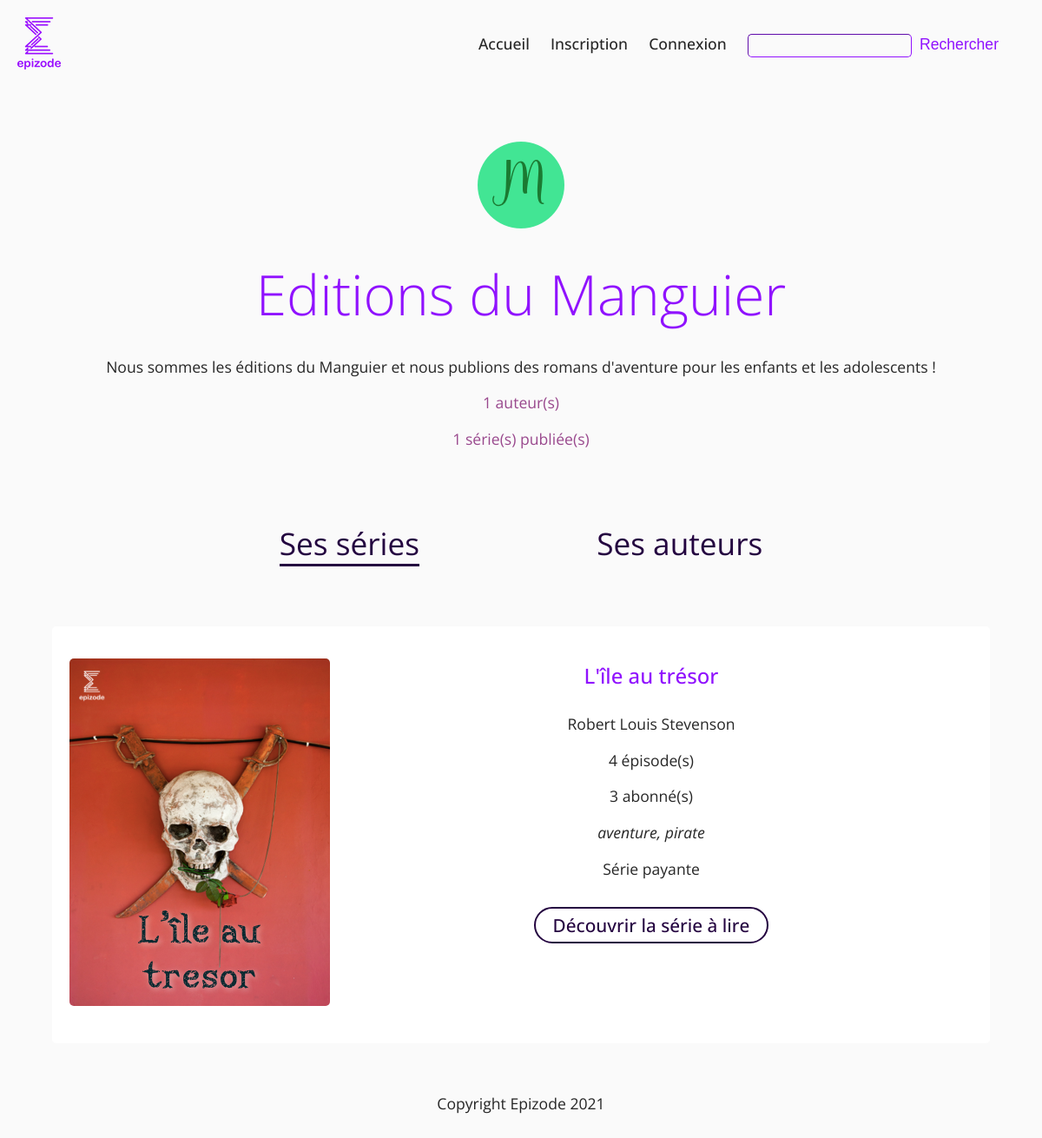
Screenshot of /index.php?action=displayMember&idmember=31 with the database file from the repository.
### tables this page shows
CREATE TABLE `members` (
  `id` int(11) NOT NULL,
  `pseudo` varchar(255) NOT NULL,
  `email` varchar(255) NOT NULL,
  `password` varchar(255) NOT NULL,
  `type` enum('admin','publisher','user') NOT NULL DEFAULT 'user',
  `date_subscription` datetime NOT NULL DEFAULT CURRENT_TIMESTAMP,
  `description` longtext,
  `coins_number` int(11) DEFAULT NULL,
  `gender` enum('male','female') DEFAULT NULL,
  `surname` varchar(45) DEFAULT NULL,
  `name` varchar(45) DEFAULT NULL,
  `company_name` varchar(200) DEFAULT NULL,
  `address` longtext,
  `zipcode` varchar(20) DEFAULT NULL,
  `city` varchar(45) DEFAULT NULL,
  `country` varchar(45) DEFAULT NULL,
  `birthdate` datetime DEFAULT NULL,
  `id_avatar` int(11) DEFAULT '1',
  `id_logo` int(11) DEFAULT '9',
  `confirmation` enum('waiting','confirmed') NOT NULL DEFAULT 'confirmed',
  `token` varchar(255) DEFAULT NULL
);

CREATE TABLE `images` (
  `id` int(11) NOT NULL,
  `name` varchar(45) NOT NULL,
  `type` enum('avatar','publisher','cover','admin') NOT NULL,
  `alt` varchar(200) NOT NULL,
  `url` varchar(200) NOT NULL
);

CREATE TABLE `logos` (
  `id` int(11) NOT NULL,
  `id_logo` int(11) NOT NULL,
  `name` varchar(45) NOT NULL
);

CREATE TABLE `series` (
  `id` int(11) NOT NULL,
  `title` varchar(100) NOT NULL,
  `summary` longtext NOT NULL,
  `date_publication` datetime NOT NULL DEFAULT CURRENT_TIMESTAMP,
  `date_modification` datetime NOT NULL DEFAULT CURRENT_TIMESTAMP,
  `id_member` int(11) NOT NULL,
  `pricing_status` enum('free','paying') NOT NULL,
  `publishing_status` enum('published','inprogress','deleted','banned') NOT NULL DEFAULT 'inprogress',
  `authors_right` enum('public','CC','CC1','CC2','CC3','CC4','CC5','reserved') NOT NULL DEFAULT 'public',
  `id_cover` int(11) DEFAULT '253',
  `publisher_author` varchar(200) DEFAULT NULL,
  `publisher_author_description` longtext,
  `meta_description` varchar(160) DEFAULT '''Découvrez le contenu de votre série en exclusivité sur Epizode ! Des séries originales et passionnantes à lire partout, à tout moment !'''
);

### src/Model/MembersManager.php (called while the page is built, shortened)
<?php
class MembersManager extends Manager
{
	public function getMemberPublicData($idmember)
	{
		$db = $this->dbConnect();
		$req = $db->prepare('SELECT m.id AS "id", ia.url AS "avatar", ia.alt AS "altavatar", il.url AS "logo", il.alt AS "altlogo", l.name AS "name", m.pseudo AS "pseudo", m.description AS "description", m.type as "type", COUNT(DISTINCT has.id_series) AS "numberSubscriptions", COUNT(DISTINCT s.id) AS "numberWritings", COUNT(DISTINCT s.publisher_author) AS "numberAuthors", m.date_subscription AS "subscriptionDate" FROM members m LEFT JOIN avatars a ON a.id = m.id_avatar LEFT JOIN images ia ON ia.id = a.id_avatar LEFT JOIN logos l ON l.id = m.id_logo LEFT JOIN images il ON il.id = l.id_logo LEFT JOIN series s ON s.id_member = m.id LEFT JOIN series_has_members_subscription has ON has.id_member = m.id WHERE s.publishing_status = "published" AND m.id = ?');
		$req->execute(array($idmember));
		$userPublicData = $req->fetch();
		return $userPublicData;
	}
	public function getAllPublicSeriesMember($idmember)
	{
		$db = $this->dbConnect();
		$req = $db->prepare('SELECT s.id AS "id", ic.url AS "cover", ic.alt AS "altcover", s.title AS "title", m.pseudo AS "member", l.name AS "publisher", s.publisher_author AS "author_publisher", ia.url AS "avatar", ia.alt AS "altavatar", il.url AS "logo", il.alt AS "altlogo", COUNT(DISTINCT e.id) AS "numberEpisodes", COUNT(DISTINCT sub.id_member) AS "numberSubscribers", GROUP_CONCAT(DISTINCT t.name SEPARATOR ", ") AS "tags", s.publishing_status AS "publishing", m.type AS "type", s.pricing_status AS "pricing" FROM series s LEFT JOIN episodes e ON e.id_series = s.id LEFT JOIN members m ON m.id = s.id_member LEFT JOIN series_has_tags h ON h.id_series = s.id LEFT JOIN tags t ON t.id = h.id_tag LEFT JOIN covers c ON c.id = s.id_cover LEFT JOIN images ic ON ic.id = c.id_cover LEFT JOIN avatars a ON a.id = m.id_avatar LEFT JOIN images ia ON ia.id = a.id_avatar LEFT JOIN logos l ON l.id = m.id_logo LEFT JOIN images il ON il.id = l.id_logo LEFT JOIN series_has_members_subscription sub ON sub.id_series = s.id WHERE s.publishing_status = "published" AND m.id = ? GROUP BY s.id');
	    $req->execute(array($idmember));
		$getAllPublicSeriesMember = $req->fetchAll();
	    return $getAllPublicSeriesMember;
	}
}

### src/View/frontend/displayMemberView.php (the view, shortened to what this page needs)
<section id="member-info">
    <?php
    if($userPublicData['type'] == "user")
    {
    ?>
        <p><img src="<?php echo $userPublicData['avatar']; ?>" alt="<?php echo $userPublicData['altavatar']; ?>"/></p>
        <h1 <?php if(strlen($userPublicData['pseudo']) >= 30 AND strlen($userPublicData['pseudo']) <= 70){ echo "class=medium-title";}elseif(strlen($userPublicData['pseudo']) > 70){ echo "class=big-title";}?>><?php echo $userPublicData['pseudo']; ?></h1>
        <?php
        if(isset($userPublicData['description']))
        {
        ?>
            <p><?php echo $userPublicData['description']; ?></p>
        <?php
        }else{
        ?>
            <p class="no">Pas de description</p>
        <?php
        }
        ?>
        <p class="member-info__counts"><?php echo $userPublicData['numberSubscriptions']; ?> abonnement(s)</p>
        <p class="member-info__counts"><?php echo $userPublicData['numberWritings']; ?> série(s) publiée(s)</p>
    <?php
    }elseif($userPublicData['type'] == "publisher"){
    ?>
        <p><img class="logo" src="<?php echo $userPublicData['logo']; ?>" alt="<?php echo $userPublicData['altlogo']; ?>"/></p>
        <h1 <?php if(strlen($userPublicData['name']) >= 30 AND strlen($userPublicData['name']) <= 70){ echo "class=medium-title";}elseif(strlen($userPublicData['name']) > 70){ echo "class=big-title";}?>><?php echo $userPublicData['name']; ?></h1>
        <?php
        if(isset($userPublicData['description']))
        {
        ?>
            <p><?php echo $userPublicData['description']; ?></p>
        <?php
        }else{
        ?>
            <p class="no">Pas de description</p>
        <?php
        }
        ?>
        <p class="member-info__counts"><?php echo $userPublicData['numberAuthors']; ?> auteur(s)</p>
        <p class="member-info__counts"><?php echo $userPublicData['numberWritings']; ?> série(s) publiée(s)</p>
    <?php
    }
    ?>
</section>
<nav>
    <ul class="menu__second">
        <li class="elementTab" data-index="1"><p><span>Ses séries</span></p></li>
        <?php
        if($userPublicData['type'] == "user")
        {
        ?>
        	<li class="elementTab" data-index="2"><p><span>Ses lectures</span></p></li>
        <?php
        }elseif($userPublicData['type'] == "publisher"){
        ?>
       		<li class="elementTab" data-index="2"><p><span>Ses auteurs</span></p></li>
       	<?php
       	}
       	?>
    </ul>
</nav>
<section class="elementContent figure-bloc section-internal" data-tab="1">
<?php
    if($getAllPublicSeriesMember != NULL)
    {
    ?>
        <ul>
            <?php
            foreach ($getAllPublicSeriesMember as $allSeriesMember)
            {
                if($allSeriesMember['publishing'] == "published")
                {
                ?>
                    <li>
                        <figure>
                            <p><img class="cover" src="<?php echo $allSeriesMember['cover']; ?>" alt="<?php echo $allSeriesMember['altcover']; ?>"/></p>
                            <figcaption>
                                <h3><?php echo $allSeriesMember['title']; ?></h3>
                                <?php
                                if($allSeriesMember['type'] === "publisher")
                                {
                                ?>
                                    <p><?php echo $allSeriesMember['author_publisher']; ?></p>
                                <?php
                                }
                                ?>
                                <p><?php echo $allSeriesMember['numberEpisodes']; ?> épisode(s)</p>
                                <p><?php echo $allSeriesMember['numberSubscribers']; ?> abonné(s)</p>
                                <p class="tags"><?php echo $allSeriesMember['tags']; ?></p>
                                <?php
                                if($allSeriesMember['type'] === "publisher")
                                {
                                ?>
                                    <p>Série payante</p>
                                <?php
                                }
                                ?>
                                <br />
                                <div><a class="btn btn-purple" href="index.php?action=displaySeries&idseries=<?php echo $allSeriesMember['id']; ?>">Découvrir la série à lire</a></div>
                            </figcaption>
                        </figure>
                    </li>
                <?php
                }
            }
            ?>
        </ul>
    <?php
    }else{
    ?>
        <p class="no">Il n'y a pas encore de série publiée !</p>
    <?php
    }
    ?>
</section>
<?php $body_content = ob_get_clean();
require('./src/View/template.php');
?>

### public/css/style.css (style rules this page uses)
body { margin: 0; padding: 0; color: #262626; background-color: #FAFAFA; font-family: "Open Sans", sans-serif; }
section { padding: 20px 60px; margin: 20px 0px; }
.section-internal { margin-bottom: 0px !important; }
h1 { font-family: "Open Sans", sans-serif; color: #9012FE; font-size: 4em; font-weight: 300; padding: 10px 0px; text-align: center; }
h3, h4 { font-family: "Open Sans", sans-serif; color: #262626; font-size: 1.5em; font-weight: 300; padding: 10px 0px; }
p { font-size: 1.1em; font-weight: 400; }
a { color: #240440; text-decoration: none; font-weight: 500; }
ul { list-style: none; padding: 0px; }
.btn, .cta { border: 2px #9012FE solid; border-radius: 50px; padding: 5px 20px; background-color: transparent; color: #9012FE; font-size: 1.3em; font-weight: 500; }
.btn-purple, .cta-purple { color: #240440; border-color: #240440; }
.figure-bloc { background-color: #FAFAFA; margin: 0 0 50px 0; }
.figure-bloc figure { display: flex; flex-direction: row; justify-content: flex-start; margin: 0; }
.figure-bloc figure .cover { width: 300px; height: 400px; }
.figure-bloc figcaption { color: #262626; font-weight: 300; margin-left: 20px; margin-right: 20px; margin-bottom: 20px; width: 100%; text-align: center; }
.figure-bloc figcaption h3 { margin-bottom: 10px !important; margin-top: 10px !important; color: #9012FE; margin: 0; font-weight: 500; }
.menu__second { text-align: center; }
.menu__second li { display: inline-block; margin: 10px 100px; padding-bottom: 10px; font-size: 2em; color: #240440; transition-property: border-bottom; transition-duration: 0.3s; }
.menu__second li p { margin: 0; }
.menu__second .active span { border-bottom: 3px #240440 solid; }
.tags { font-style: italic; }
.cover { border-radius: 5px; }
#member-info h1 { margin-top: 0; margin-bottom: 0; }
#member-info p { text-align: center; }
.member-info__counts { color: #99488D; }
.elementContent li { background-color: #FFFFFF; border-radius: 5px; padding: 20px; margin-bottom: 20px; }
.logo { width: 100px; height: 100px; }

### rows the page displays
members: images.url (picture), id_logo.name "Editions du Manguier", description "Nous sommes les éditions du Manguier et nous publions des romans d'aventure pour les enfants et les adolescents !"
series: title "L'île au trésor", publisher_author "Robert Louis Stevenson", numberEpisodes "4", numberSubscribers "3", tags "aventure, pirate"

### other values shown
$userPublicData['numberAuthors'] "1"
$userPublicData['numberWritings'] "1"
